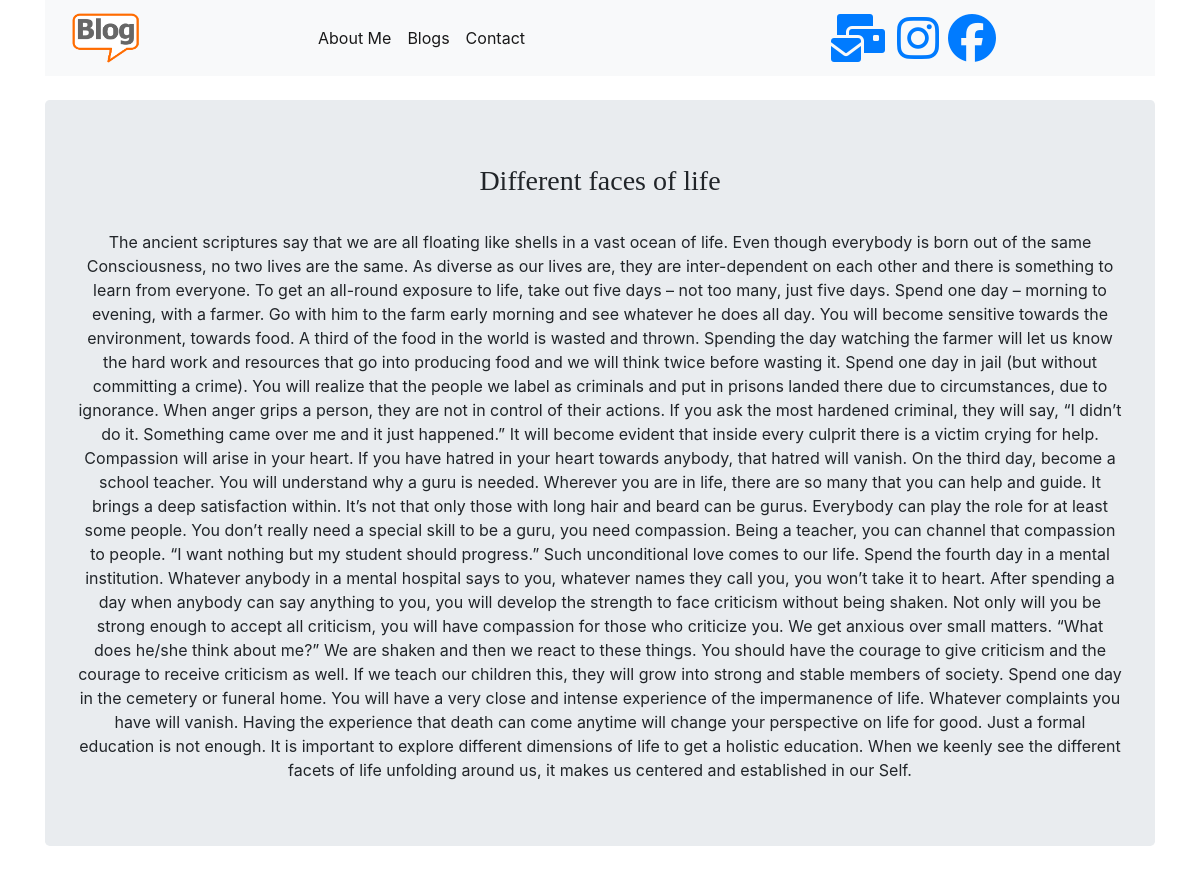
/blogs/2/, run on the app's committed database.
### Blog/models.py (models this page shows, shortened)
class Blogs(models.Model):
    title=models.CharField(max_length=256)
    body=models.TextField()
    pub_date=models.DateTimeField()
    class Meta():
        ordering=('title',)
        verbose_name_plural='Blogs'

### Blog/views.py (the view)
# urls.py: path('blogs/<int:Blog_id>/', views.detail,name='detail')
def detail(request,Blog_id):
    detail_page=get_object_or_404(Blogs,pk=Blog_id)
    return render(request,'Blog/detail.html',{'detail':detail_page})

### templates/Blog/detail.html
{% extends 'Blog/base.html' %}
{% block content %}
<div class="container">
<section class="jumbotron text-center">
<center><h3>{{detail.title}}</h3></center><br>
<body>
  {{detail.body}}
</body>
</section>
</div>
{% endblock %}

### templates/Blog/base.html (style rules this page uses)
h1,h2,h3,h4,h5,h6 { font-family:cursive; }

### data on the page
Blogs: title "Different faces of life", body "The ancient scriptures say that we are all floating like shells in a vast ocean of life. Even though everybody is born out of the same Consciousness, no two lives are the same. As diverse as our lives are, they are inter-dependent on each other and there is something to learn from everyone. To get an all-round exposure to life, take out five days – not too many, just five days. Spend one day – morning to evening, with a farmer. Go with him to the farm early morning and see whatever he does all day. You will become sensitive towards the environment, towards food. A third of the food in the world is wasted and thrown. Spending the day watching the farmer will let us know the hard work and…"
